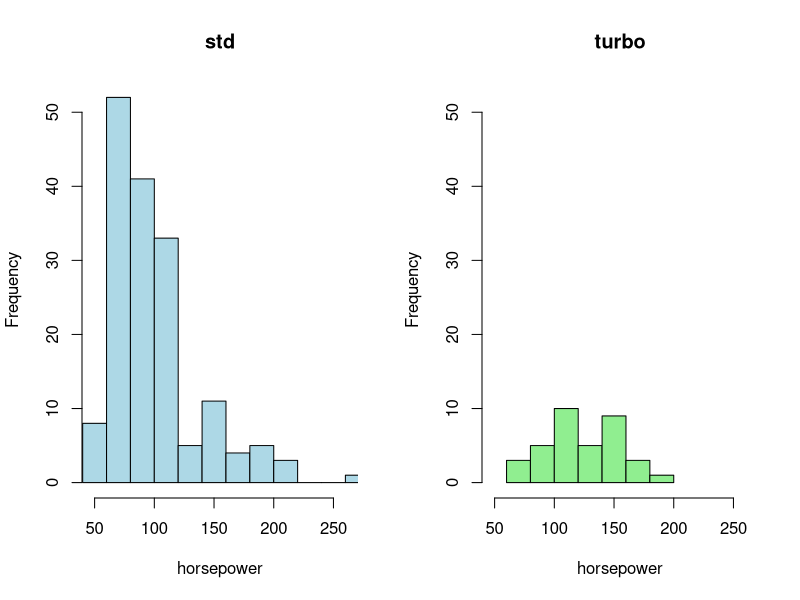
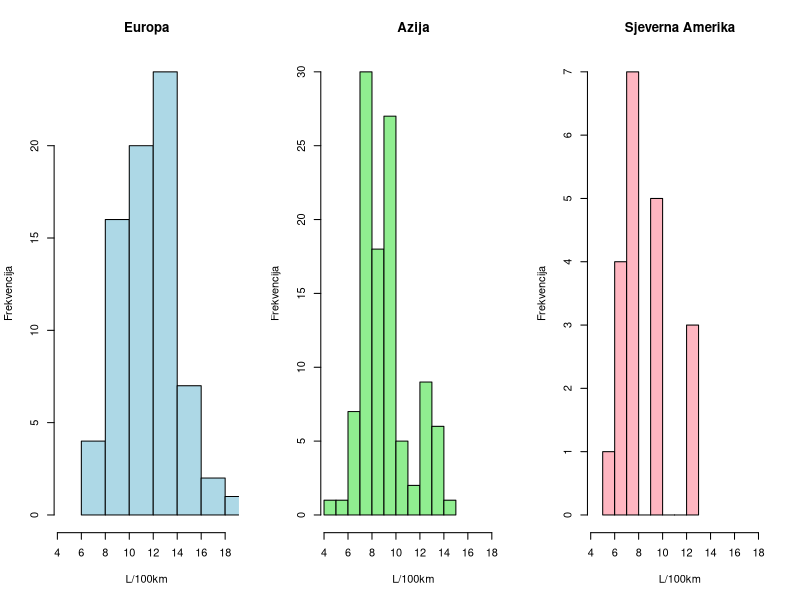
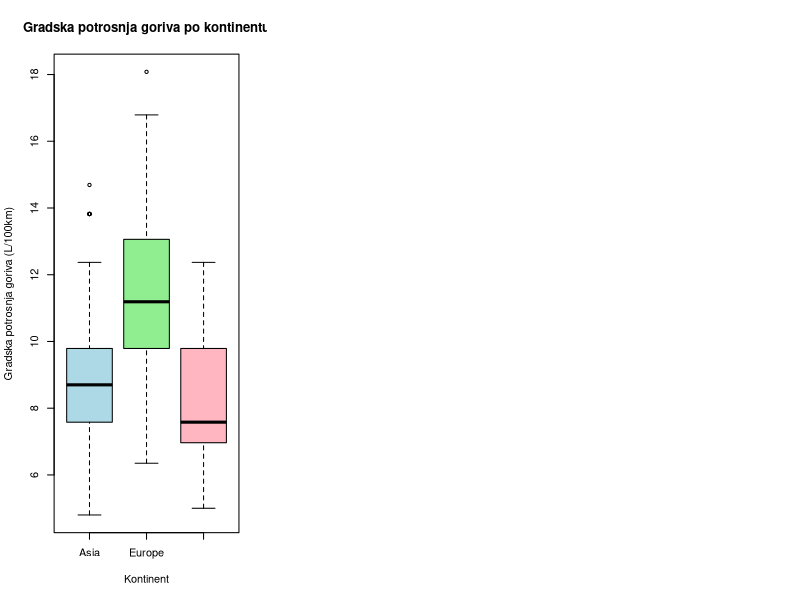
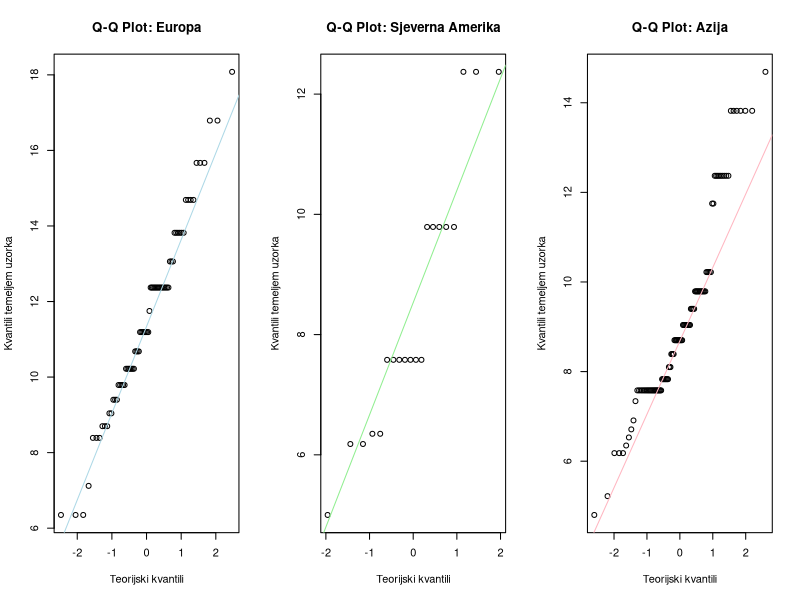
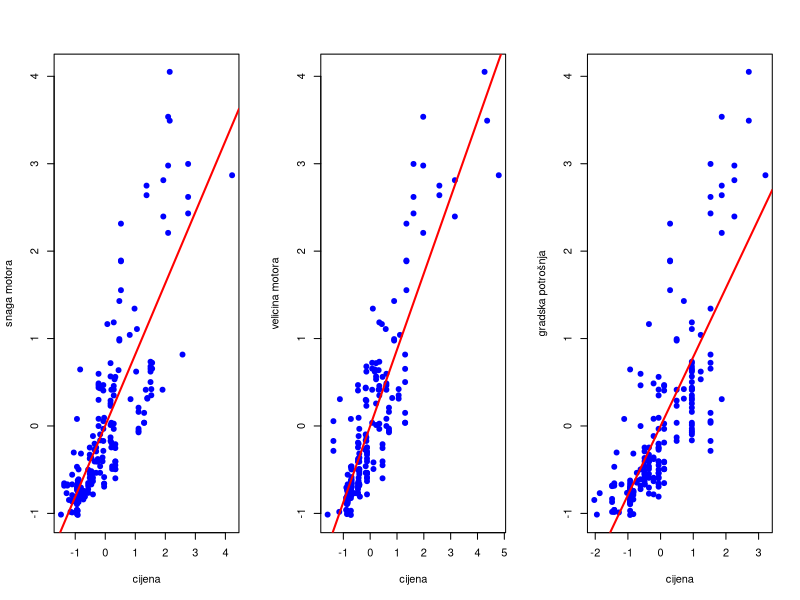
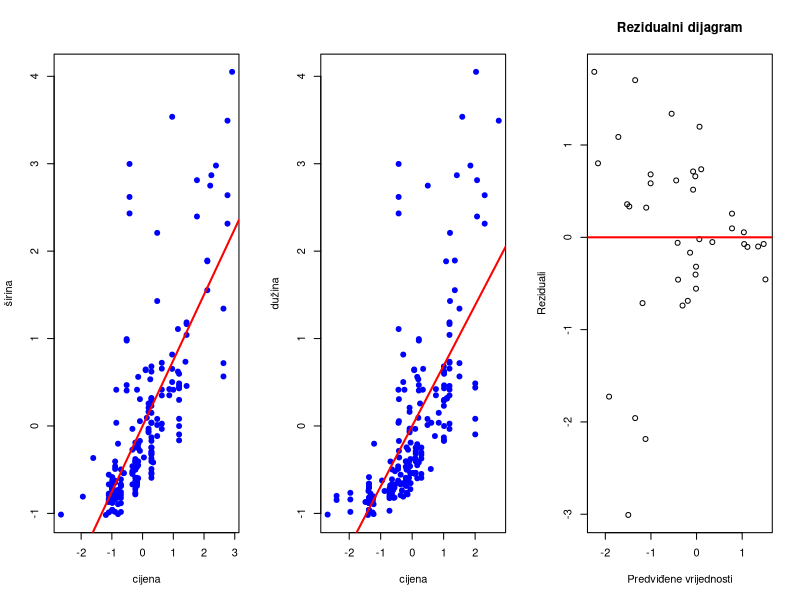
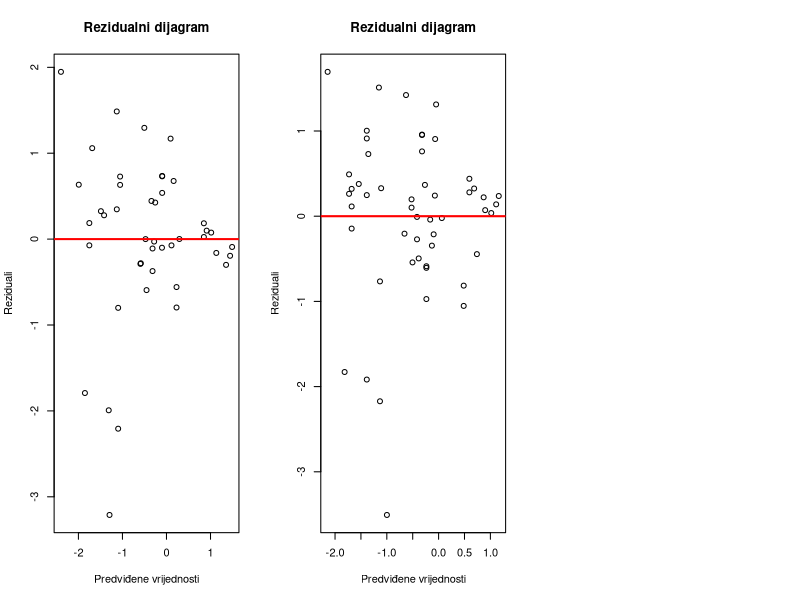
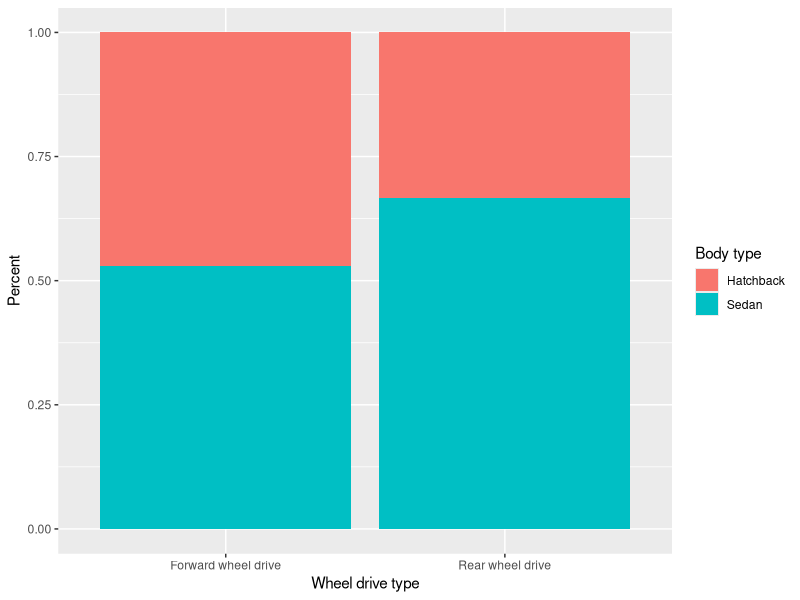

Reproduce these figures in R, in order.
## ---- chunk 1
knitr::opts_chunk$set(echo = TRUE)
set.seed(0)
## ---- chunk 2
#učitavanje libraryja
library(dplyr)
set.seed(0)
#postavi na svoje vrijednosti
path = "D:/C/R/files/Cars/"
## ---- chunk 3

# Učitavanje dataseta
my_cars <- read.csv("car_specifications.csv")
## ---- chunk 4

dim(my_cars)

names(my_cars)

## ---- chunk 5

head(my_cars)

## ---- chunk 6
summary.result1 <- my_cars %>% 
  group_by(aspiration) %>% 
  summarise(
    count = n(),
    mean_horsepower = mean(horsepower, na.rm = TRUE),
    median_horsepower = median(horsepower, na.rm = TRUE),
    sd_horsepower = sd(horsepower, na.rm = TRUE),
    min_horsepower = min(horsepower, na.rm = TRUE),
    max_horsepower = max(horsepower, na.rm = TRUE),
    q25 = quantile(horsepower, 0.25, na.rm = TRUE),
    q75 = quantile(horsepower, 0.75, na.rm = TRUE)
  )

summary.result1

## ---- chunk 7
clean_horsepower_std <- na.omit(my_cars[my_cars$aspiration == "std", ]$horsepower)
clean_horsepower_turbo <- na.omit(my_cars[my_cars$aspiration == "turbo", ]$horsepower)

xrange <- range(c(clean_horsepower_std, clean_horsepower_turbo))

ymax <- max(
  hist(clean_horsepower_std, plot = FALSE)$counts,
  hist(clean_horsepower_turbo, plot = FALSE)$counts
)

par(mfrow = c(1, 2))

hist(clean_horsepower_std,
     main = "std",
     xlab = "horsepower",
     ylab = "Frequency",
     col = "lightblue",
     border = "black",
     xlim = xrange,
     ylim = c(0, ymax))

hist(clean_horsepower_turbo,
     main = "turbo",
     xlab = "horsepower",
     ylab = "Frequency",
     col = "lightgreen",
     border = "black",
     xlim = xrange,
     ylim = c(0, ymax))

## ---- chunk 8
wilcox.test(clean_horsepower_turbo,
            clean_horsepower_std,
            alternative = "greater", 
            conf.int = TRUE)
## ---- chunk 9
grouped <- group_by(my_cars, continent)

summary.result1 <- summarise(
  grouped,
  count = n(),
  mean_city = mean(city.L.100km, na.rm = TRUE),
  median_city = median(city.L.100km, na.rm = TRUE),
  sd_city = sd(city.L.100km, na.rm = TRUE),
  min_city = min(city.L.100km, na.rm = TRUE),
  max_city = max(city.L.100km, na.rm = TRUE),
  q25 = quantile(city.L.100km, 0.25, na.rm = TRUE),
  q75 = quantile(city.L.100km, 0.75, na.rm = TRUE)
)
summary.result1
## ---- chunk 10
xrange <- range(my_cars$city.L.100km) + c(-0.5, 0.5)
ymax <- max(
  hist(my_cars[my_cars$continent == "Europe", ]$city.L.100km, plot = FALSE)$counts,
  hist(my_cars[my_cars$continent == "Asia", ]$city.L.100km, plot = FALSE)$counts,
  hist(my_cars[my_cars$continent == "North America", ]$city.L.100km, plot = FALSE)$counts
)

par(mfrow = c(1, 3))

hist(my_cars[my_cars$continent == "Europe", ]$city.L.100km,
     main = "Europa",
     xlab = "L/100km",
     ylab = "Frekvencija",
     col = "lightblue",
     border = "black",
     xlim = xrange)

hist(my_cars[my_cars$continent == "Asia", ]$city.L.100km,
     main = "Azija",
     xlab = "L/100km",
     ylab = "Frekvencija",
     col = "lightgreen",
     border = "black",
     xlim = xrange)

hist(my_cars[my_cars$continent == "North America", ]$city.L.100km,
     main = "Sjeverna Amerika",
     xlab = "L/100km",
     ylab = "Frekvencija",
     col = "lightpink",
     border = "black",
     xlim = xrange)
## ---- chunk 11
boxplot(city.L.100km ~ continent, data = my_cars,
        main = "Gradska potrosnja goriva po kontinentu",
        xlab = "Kontinent",
        ylab = "Gradska potrosnja goriva (L/100km)",
        col = c("lightblue", "lightgreen", "lightpink"),
        family="Helvetica")
## ---- chunk 12
par(mfrow = c(1, 3))

# Q-Q plot za Europu
qqnorm(my_cars$city.L.100km[my_cars$continent == "Europe"], 
       main = "Q-Q Plot: Europa", 
       xlab = "Teorijski kvantili", 
       ylab = "Kvantili temeljem uzorka")
qqline(my_cars$city.L.100km[my_cars$continent == "Europe"], col = "lightblue")

# Q-Q plot za Sjevernu Ameriku
qqnorm(my_cars$city.L.100km[my_cars$continent == "North America"], 
       main = "Q-Q Plot: Sjeverna Amerika", 
       xlab = "Teorijski kvantili", 
       ylab = "Kvantili temeljem uzorka")
qqline(my_cars$city.L.100km[my_cars$continent == "North America"], col = "lightgreen")

# Q-Q plot za Aziju
qqnorm(my_cars$city.L.100km[my_cars$continent == "Asia"], 
       main = "Q-Q Plot: Azija", 
       xlab ="Teorijski kvantili", 
       ylab = "Kvantili temeljem uzorka")
qqline(my_cars$city.L.100km[my_cars$continent == "Asia"], col = "lightpink")

## ---- chunk 13
my_cars$continent <- as.factor(my_cars$continent)
kruskal.test(city.L.100km ~ continent, data = my_cars)
## ---- chunk 14
pairwise.wilcox.test(my_cars$city.L.100km, 
                     my_cars$continent,
                     p.adjust.method = "bonferroni")
## ---- chunk 15

set.seed(0)
## ---- chunk 16

## ---- chunk 17
library(dplyr)
library(ggplot2)

cars_model <- my_cars %>%
  select(price, horsepower, engine.size, city.L.100km, length, width)

summary(cars_model)
## ---- chunk 18
spric <- scale(cars_model$price)
sesize <- scale(cars_model$engine.size)
slength <- scale(cars_model$length)
swidth <- scale(cars_model$width)
scity <- scale(cars_model$city.L.100km)
shorse <- scale(cars_model$horsepower)
## ---- chunk 19
library(lmtest)
library(sandwich)
## ---- chunk 20
cor(cars_model, use = "complete.obs")
## ---- chunk 21
model <- lm(spric ~ shorse, data=cars_model)

summary(model)

plot(shorse, spric, main = "",
     xlab = "cijena", ylab = "snaga motora", pch = 19, col = "blue")
abline(model, col = "red", lwd = 2)
## ---- chunk 22
model <- lm(spric ~ sesize, data=cars_model)

plot(sesize, spric, main = "",
     xlab = "cijena", ylab = "velicina motora", pch = 19, col = "blue")
abline(model, col = "red", lwd = 2)
## ---- chunk 23
model <- lm(spric ~ scity, data=cars_model)

plot(scity, spric, main = "",
     xlab = "cijena", ylab = "gradska potrošnja", pch = 19, col = "blue")
abline(model, col = "red", lwd = 2)
## ---- chunk 24
model <- lm(spric ~ swidth, data=cars_model)

plot(swidth, spric, main = "",
     xlab = "cijena", ylab = "širina", pch = 19, col = "blue")
abline(model, col = "red", lwd = 2)
## ---- chunk 25
model <- lm(spric ~ slength, data=cars_model)

summary(model)

plot(slength, spric, main = "",
     xlab = "cijena", ylab = "dužina", pch = 19, col = "blue")
abline(model, col = "red", lwd = 2)
## ---- chunk 26
lpric <- log(spric)
lesize <- sesize**0.1
llength <- slength**0.1
lwidth <- swidth**0.1
lcity <- scity**0.1
lhorse <- shorse**0.1
## ---- chunk 27
model<-lm(
lpric ~ lhorse+lesize+lcity+lwidth+llength,
data=cars_model
)

summary(model)$r.squared
summary(model)$adj.r.squared
## ---- chunk 28
residuales <- residuals(model)
predicted <- fitted(model) 
plot(predicted, residuales,
     xlab = "Predviđene vrijednosti",
     ylab = "Reziduali",
     main = "Rezidualni dijagram")
abline(h = 0, col = "red", lwd = 2)
## ---- chunk 29
coeftest(model, vcov = vcovHC(model, type = "HC1"))
## ---- chunk 30
model<-lm(
lpric ~ lesize+lcity+lwidth,
data=cars_model
)

summary(model)$r.squared
summary(model)$adj.r.squared
## ---- chunk 31
residuales <- residuals(model)
predicted <- fitted(model) 
plot(predicted, residuales,
     xlab = "Predviđene vrijednosti",
     ylab = "Reziduali",
     main = "Rezidualni dijagram")
abline(h = 0, col = "red", lwd = 2)
## ---- chunk 32
coeftest(model, vcov = vcovHC(model, type = "HC1"))
## ---- chunk 33
model<-lm(
lpric ~ lcity+lwidth,
data=cars_model
)

summary(model)$r.squared
summary(model)$adj.r.squared
## ---- chunk 34
residuales <- residuals(model)
predicted <- fitted(model) 
plot(predicted, residuales,
     xlab = "Predviđene vrijednosti",
     ylab = "Reziduali",
     main = "Rezidualni dijagram")
abline(h = 0, col = "red", lwd = 2)
## ---- chunk 35
summary(model)
## ---- chunk 36
data2 = select(my_cars, c("body.style", "drive.wheels"))
## ---- chunk 37
data2 = na.omit(data2)
## ---- chunk 38
#filtar za tip karoserije
data2 = filter(data2, is.element(body.style, c("hatchback", "sedan")))

#filtar za tip pogona
data2 = filter(data2, is.element(drive.wheels, c("fwd", "rwd")))
## ---- chunk 39
tab = table(data2$body.style, data2$drive.wheels)
tab

#graf
library(ggplot2)
xx = c(rep("Forward wheel drive", 2), rep("Rear wheel drive", 2))
yy = rep(c("Hatchback", "Sedan"), 2)
tabpl = tab[1:4]
datapl = data.frame(tab)
ggplot(datapl, aes(fill=yy, x=xx, y=tabpl)) +
  geom_bar(position = "fill", stat = "identity") +
  xlab("Wheel drive type") +
  ylab("Percent") +
  scale_fill_discrete(name = "Body type")
## ---- chunk 40
result = chisq.test(tab)
result
## ---- chunk 41
round(result$expected)
## ---- chunk 42
tab
